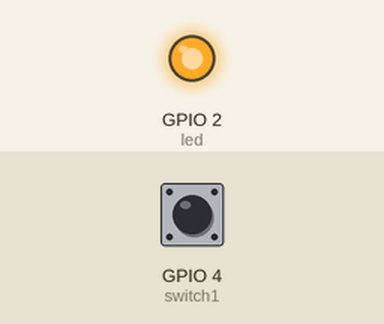
A program run on a simulated ESP32 board running MicroPython. Parts: output pins drawn as LEDs (lit = HIGH). Dashed ring = blinking. The test bench sets the inputs (shaded band); at power-on: GPIO 4 (switch1) HIGH.

Above: at 1.2 s.
1.3 s: GPIO 4 (switch1) pulled LOW for 1 s
At 3.6 s:
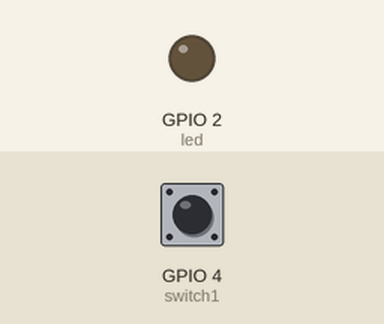
4.3 s: GPIO 4 (switch1) pulled LOW for 0.15 s
At 5.3 s:
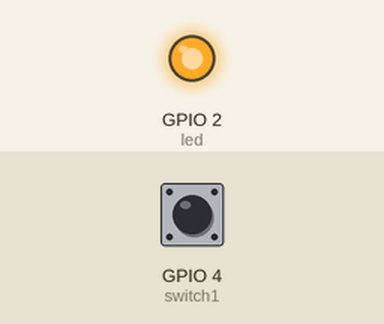
6.0 s: GPIO 4 (switch1) pulled LOW for 3.2 s
At 6.53 s:
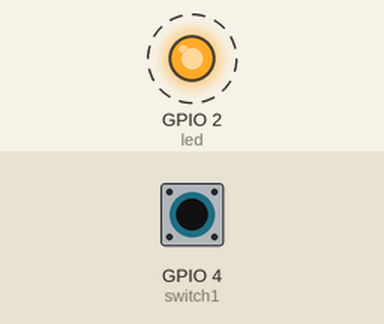
Timing chart, 0 to 10.7 s (numbered marks = the images above; inputs shaded):
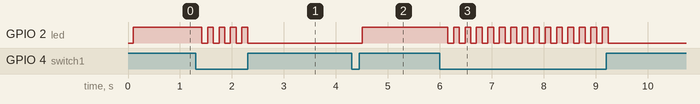

The program:

readswitch.py
```python
from machine import Pin
import time
switch1=Pin(4,Pin.IN,Pin.PULL_UP) #connect a switch to pin 4, add a pullup resistor
#switch2=Pin(5,Pin.IN,Pin.PULL_UP) #connect a switch to pin 4, add a pullup resistor
led=Pin(2, Pin.OUT) # use the led on the board.
count=0
while(1):

    switchstate1=switch1.value()
    #switchstate2=switch2.value()
    time.sleep(0.1)
    #Check if the switch is pressed, if yes, turn on the LED
    if(switchstate1==0):
        count=count+1

    if (count%2==0):
        led.on()
    if (count%2==1):
        led.off()


    #print(switchstate)
    time.sleep(0.01)
```

Measured:
- after the input at 1.3 s, GPIO 2 (led): alternates HIGH for 0.11 s and LOW for 0.11 s, 9 changes in all, then stays LOW, starting after 0.12 s
- after the input at 4.3 s, GPIO 2 (led): LOW → HIGH after 0.20 s
- after the input at 6.0 s, GPIO 2 (led): alternates HIGH for 0.11 s and LOW for 0.11 s, 29 changes in all, then stays LOW, starting after 0.15 s
